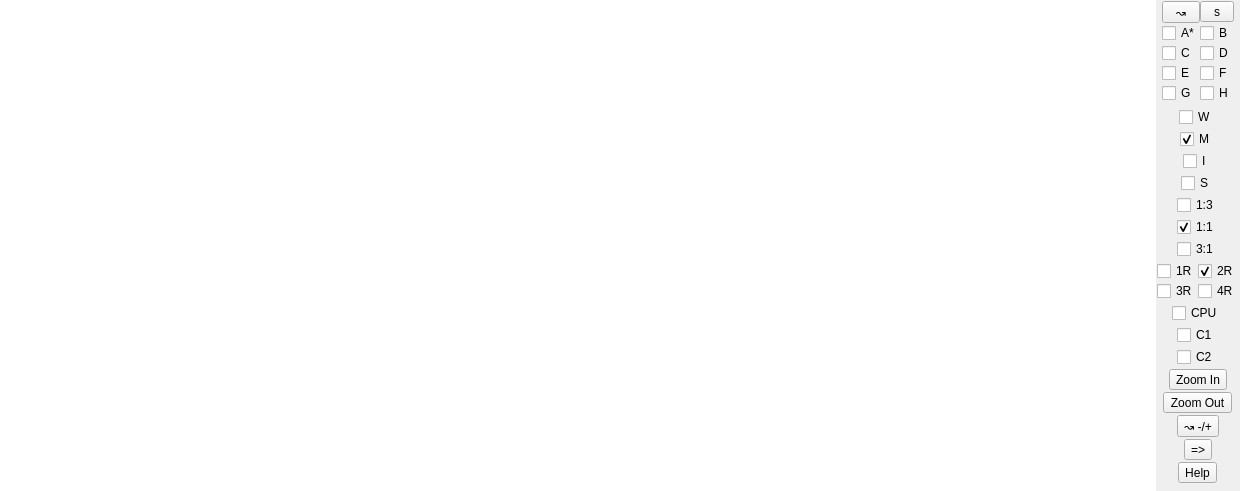
<?xml version='1.0' encoding='UTF-8'?>
<ui version="4.0">
 <class>Mixer_widget</class>
 <widget class="QWidget" name="Mixer_widget">
  <property name="geometry">
   <rect>
    <x>0</x>
    <y>0</y>
    <width>1240</width>
    <height>491</height>
   </rect>
  </property>
  <property name="windowTitle">
   <string>Form</string>
  </property>
  <layout class="QHBoxLayout" name="mixerLayout" stretch="1,0">
   <property name="leftMargin">
    <number>0</number>
   </property>
   <property name="topMargin">
    <number>0</number>
   </property>
   <property name="rightMargin">
    <number>0</number>
   </property>
   <property name="bottomMargin">
    <number>0</number>
   </property>
   <property name="spacing">
    <number>0</number>
   </property>
   <item>
    <layout class="QVBoxLayout" name="verticalLayout" stretch="1">
     <property name="spacing">
      <number>0</number>
     </property>
     <property name="sizeConstraint">
      <enum>QLayout::SetDefaultConstraint</enum>
     </property>
     <property name="leftMargin">
      <number>0</number>
     </property>
     <property name="topMargin">
      <number>0</number>
     </property>
     <property name="rightMargin">
      <number>0</number>
     </property>
     <property name="bottomMargin">
      <number>0</number>
     </property>
     <item>
      <widget class="QGraphicsView" name="view">
       <property name="autoFillBackground">
        <bool>true</bool>
       </property>
       <property name="styleSheet">
        <string notr="true" />
       </property>
       <property name="frameShape">
        <enum>QFrame::NoFrame</enum>
       </property>
       <property name="frameShadow">
        <enum>QFrame::Sunken</enum>
       </property>
       <property name="lineWidth">
        <number>0</number>
       </property>
       <property name="renderHints">
        <set>QPainter::Antialiasing|QPainter::SmoothPixmapTransform|QPainter::TextAntialiasing</set>
       </property>
       <property name="dragMode">
        <enum>QGraphicsView::RubberBandDrag</enum>
       </property>
      </widget>
     </item>
    </layout>
   </item>
   <item>
    <widget class="QWidget" name="bar_widget">
     <layout class="QVBoxLayout" name="sidebarLayout">
      <property name="leftMargin">
       <number>1</number>
      </property>
      <property name="topMargin">
       <number>1</number>
      </property>
      <property name="rightMargin">
       <number>1</number>
      </property>
      <property name="bottomMargin">
       <number>1</number>
      </property>
      <property name="spacing">
       <number>2</number>
      </property>
      <item alignment="Qt::AlignHCenter">
       <widget class="QWidget" name="snapshot_widget">
        <layout class="QGridLayout" name="snapshotLayout">
         <property name="spacing">
          <number>0</number>
         </property>
         <property name="leftMargin">
          <number>0</number>
         </property>
         <property name="rightMargin">
          <number>0</number>
         </property>
         <property name="topMargin">
          <number>0</number>
         </property>
         <property name="bottomMargin">
          <number>0</number>
         </property>
         <item row="0" column="0">
          <widget class="QToolButton" name="ab_reset">
           <property name="toolTip">
            <string>Reset A/B testing</string>
           </property>
           <property name="text">
            <string>↝</string>
           </property>
           <property name="sizePolicy">
            <sizepolicy hsizetype="Expanding" vsizetype="Fixed">
             <horstretch>0</horstretch>
             <verstretch>0</verstretch>
            </sizepolicy>
           </property>
          </widget>
         </item>
         <item row="0" column="1">
          <widget class="QToolButton" name="ab_settings_button">
           <property name="toolTip">
            <string>Configure A/B settings</string>
           </property>
           <property name="text">
            <string>s</string>
           </property>
           <property name="sizePolicy">
            <sizepolicy hsizetype="Expanding" vsizetype="Fixed">
             <horstretch>0</horstretch>
             <verstretch>0</verstretch>
            </sizepolicy>
           </property>
          </widget>
         </item>
         <item row="1" column="0">
          <widget class="QCheckBox" name="ab_a">
           <property name="toolTip">
            <string>Select setting A</string>
           </property>
           <property name="text">
            <string>A*</string>
           </property>
           <property name="checked">
            <bool>false</bool>
           </property>
           <attribute name="buttonGroup">
            <string notr="true">buttonGroup</string>
           </attribute>
           <property name="sizePolicy">
            <sizepolicy hsizetype="Expanding" vsizetype="Fixed">
             <horstretch>0</horstretch>
             <verstretch>0</verstretch>
            </sizepolicy>
           </property>
          </widget>
         </item>
         <item row="1" column="1">
          <widget class="QCheckBox" name="ab_b">
           <property name="toolTip">
            <string>Select setting B</string>
           </property>
           <property name="text">
            <string>B</string>
           </property>
           <attribute name="buttonGroup">
            <string notr="true">buttonGroup</string>
           </attribute>
           <property name="sizePolicy">
            <sizepolicy hsizetype="Expanding" vsizetype="Fixed">
             <horstretch>0</horstretch>
             <verstretch>0</verstretch>
            </sizepolicy>
           </property>
          </widget>
         </item>
         <item row="2" column="0">
          <widget class="QCheckBox" name="ab_c">
           <property name="toolTip">
            <string>Select setting C</string>
           </property>
           <property name="text">
            <string>C</string>
           </property>
           <attribute name="buttonGroup">
            <string notr="true">buttonGroup</string>
           </attribute>
           <property name="sizePolicy">
            <sizepolicy hsizetype="Expanding" vsizetype="Fixed">
             <horstretch>0</horstretch>
             <verstretch>0</verstretch>
            </sizepolicy>
           </property>
          </widget>
         </item>
         <item row="2" column="1">
          <widget class="QCheckBox" name="ab_d">
           <property name="toolTip">
            <string>Select setting D</string>
           </property>
           <property name="text">
            <string>D</string>
           </property>
           <attribute name="buttonGroup">
            <string notr="true">buttonGroup</string>
           </attribute>
           <property name="sizePolicy">
            <sizepolicy hsizetype="Expanding" vsizetype="Fixed">
             <horstretch>0</horstretch>
             <verstretch>0</verstretch>
            </sizepolicy>
           </property>
          </widget>
         </item>
         <item row="3" column="0">
          <widget class="QCheckBox" name="ab_e">
           <property name="toolTip">
            <string>Select setting E</string>
           </property>
           <property name="text">
            <string>E</string>
           </property>
           <attribute name="buttonGroup">
            <string notr="true">buttonGroup</string>
           </attribute>
           <property name="sizePolicy">
            <sizepolicy hsizetype="Expanding" vsizetype="Fixed">
             <horstretch>0</horstretch>
             <verstretch>0</verstretch>
            </sizepolicy>
           </property>
          </widget>
         </item>
         <item row="3" column="1">
          <widget class="QCheckBox" name="ab_f">
           <property name="toolTip">
            <string>Select setting F</string>
           </property>
           <property name="text">
            <string>F</string>
           </property>
           <attribute name="buttonGroup">
            <string notr="true">buttonGroup</string>
           </attribute>
           <property name="sizePolicy">
            <sizepolicy hsizetype="Expanding" vsizetype="Fixed">
             <horstretch>0</horstretch>
             <verstretch>0</verstretch>
            </sizepolicy>
           </property>
          </widget>
         </item>
         <item row="4" column="0">
          <widget class="QCheckBox" name="ab_g">
           <property name="toolTip">
            <string>Select setting G</string>
           </property>
           <property name="text">
            <string>G</string>
           </property>
           <attribute name="buttonGroup">
            <string notr="true">buttonGroup</string>
           </attribute>
           <property name="sizePolicy">
            <sizepolicy hsizetype="Expanding" vsizetype="Fixed">
             <horstretch>0</horstretch>
             <verstretch>0</verstretch>
            </sizepolicy>
           </property>
          </widget>
         </item>
         <item row="4" column="1">
          <widget class="QCheckBox" name="ab_h">
           <property name="toolTip">
            <string>Select setting H</string>
           </property>
           <property name="text">
            <string>H</string>
           </property>
           <attribute name="buttonGroup">
            <string notr="true">buttonGroup</string>
           </attribute>
           <property name="sizePolicy">
            <sizepolicy hsizetype="Expanding" vsizetype="Fixed">
             <horstretch>0</horstretch>
             <verstretch>0</verstretch>
            </sizepolicy>
           </property>
          </widget>
         </item>
        </layout>
       </widget>
      </item>
      <item alignment="Qt::AlignHCenter">
       <widget class="QCheckBox" name="window_mode">
        <property name="toolTip">
         <string>Show mixer in separate window</string>
        </property>
        <property name="text">
         <string>W</string>
        </property>
        <property name="sizePolicy">
         <sizepolicy hsizetype="Expanding" vsizetype="Fixed">
          <horstretch>0</horstretch>
          <verstretch>0</verstretch>
         </sizepolicy>
        </property>
       </widget>
      </item>
      <item alignment="Qt::AlignHCenter">
       <widget class="QCheckBox" name="show_modular">
        <property name="toolTip">
         <string>Show modular mixer</string>
        </property>
        <property name="text">
         <string>M</string>
        </property>
        <property name="checked">
         <bool>true</bool>
        </property>
        <property name="sizePolicy">
         <sizepolicy hsizetype="Expanding" vsizetype="Fixed">
          <horstretch>0</horstretch>
          <verstretch>0</verstretch>
         </sizepolicy>
        </property>
       </widget>
      </item>
      <item alignment="Qt::AlignHCenter">
       <widget class="QCheckBox" name="include_instrument_widget">
        <property name="toolTip">
         <string>Show instrument widget inside the mixer</string>
        </property>
        <property name="text">
         <string>I</string>
        </property>
        <property name="sizePolicy">
         <sizepolicy hsizetype="Expanding" vsizetype="Fixed">
          <horstretch>0</horstretch>
          <verstretch>0</verstretch>
         </sizepolicy>
        </property>
       </widget>
      </item>
      <item alignment="Qt::AlignHCenter">
       <widget class="QCheckBox" name="include_sequencer_widget">
        <property name="toolTip">
         <string>Show sequencer widget inside the mixer</string>
        </property>
        <property name="text">
         <string>S</string>
        </property>
        <property name="sizePolicy">
         <sizepolicy hsizetype="Expanding" vsizetype="Fixed">
          <horstretch>0</horstretch>
          <verstretch>0</verstretch>
         </sizepolicy>
        </property>
       </widget>
      </item>
      <item alignment="Qt::AlignHCenter">
       <widget class="QWidget" name="strips_layout_widget" native="true">
        <layout class="QVBoxLayout" name="strips_layout">
         <property name="spacing">
          <number>2</number>
         </property>
         <property name="leftMargin">
          <number>0</number>
         </property>
         <property name="topMargin">
          <number>0</number>
         </property>
         <property name="rightMargin">
          <number>0</number>
         </property>
         <property name="bottomMargin">
          <number>0</number>
         </property>
         <item alignment="Qt::AlignHCenter">
          <widget class="QCheckBox" name="ratio13">
           <property name="text">
            <string>1:3</string>
           </property>
           <attribute name="buttonGroup">
            <string notr="true">buttonGroup_4</string>
           </attribute>
           <property name="sizePolicy">
            <sizepolicy hsizetype="Expanding" vsizetype="Fixed">
             <horstretch>0</horstretch>
             <verstretch>0</verstretch>
            </sizepolicy>
           </property>
          </widget>
         </item>
         <item alignment="Qt::AlignHCenter">
          <widget class="QCheckBox" name="ratio1">
           <property name="text">
            <string>1:1</string>
           </property>
           <property name="checked">
            <bool>true</bool>
           </property>
           <attribute name="buttonGroup">
            <string notr="true">buttonGroup_4</string>
           </attribute>
           <property name="sizePolicy">
            <sizepolicy hsizetype="Expanding" vsizetype="Fixed">
             <horstretch>0</horstretch>
             <verstretch>0</verstretch>
            </sizepolicy>
           </property>
          </widget>
         </item>
         <item alignment="Qt::AlignHCenter">
          <widget class="QCheckBox" name="ratio31">
           <property name="text">
            <string>3:1</string>
           </property>
           <attribute name="buttonGroup">
            <string notr="true">buttonGroup_4</string>
           </attribute>
           <property name="sizePolicy">
            <sizepolicy hsizetype="Expanding" vsizetype="Fixed">
             <horstretch>0</horstretch>
             <verstretch>0</verstretch>
            </sizepolicy>
           </property>
          </widget>
         </item>
         <item alignment="Qt::AlignHCenter">
          <widget class="QWidget" name="rows_grid_widget">
           <layout class="QGridLayout" name="rows_grid">
            <property name="spacing">
             <number>0</number>
            </property>
            <property name="leftMargin">
             <number>0</number>
            </property>
            <property name="topMargin">
             <number>0</number>
            </property>
            <property name="rightMargin">
             <number>0</number>
            </property>
            <property name="bottomMargin">
             <number>0</number>
            </property>
            <item row="0" column="0">
             <widget class="QCheckBox" name="rows1">
              <property name="text">
               <string>1R</string>
              </property>
              <attribute name="buttonGroup">
               <string notr="true">buttonGroup_5</string>
              </attribute>
              <property name="sizePolicy">
               <sizepolicy hsizetype="Expanding" vsizetype="Fixed">
                <horstretch>0</horstretch>
                <verstretch>0</verstretch>
               </sizepolicy>
              </property>
             </widget>
            </item>
            <item row="0" column="1">
             <widget class="QCheckBox" name="rows2">
              <property name="text">
               <string>2R</string>
              </property>
              <property name="checked">
               <bool>true</bool>
              </property>
              <attribute name="buttonGroup">
               <string notr="true">buttonGroup_5</string>
              </attribute>
              <property name="sizePolicy">
               <sizepolicy hsizetype="Expanding" vsizetype="Fixed">
                <horstretch>0</horstretch>
                <verstretch>0</verstretch>
               </sizepolicy>
              </property>
             </widget>
            </item>
            <item row="1" column="0">
             <widget class="QCheckBox" name="rows3">
              <property name="text">
               <string>3R</string>
              </property>
              <attribute name="buttonGroup">
               <string notr="true">buttonGroup_5</string>
              </attribute>
              <property name="sizePolicy">
               <sizepolicy hsizetype="Expanding" vsizetype="Fixed">
                <horstretch>0</horstretch>
                <verstretch>0</verstretch>
               </sizepolicy>
              </property>
             </widget>
            </item>
            <item row="1" column="1">
             <widget class="QCheckBox" name="rows4">
              <property name="text">
               <string>4R</string>
              </property>
              <attribute name="buttonGroup">
               <string notr="true">buttonGroup_5</string>
              </attribute>
              <property name="sizePolicy">
               <sizepolicy hsizetype="Expanding" vsizetype="Fixed">
                <horstretch>0</horstretch>
                <verstretch>0</verstretch>
               </sizepolicy>
              </property>
             </widget>
            </item>
           </layout>
          </widget>
         </item>
        </layout>
       </widget>
      </item>
      <item alignment="Qt::AlignHCenter">
       <widget class="QCheckBox" name="show_cpu_usage">
        <property name="toolTip">
         <string>Show CPU usage for each module</string>
        </property>
        <property name="text">
         <string>CPU</string>
        </property>
        <property name="sizePolicy">
         <sizepolicy hsizetype="Expanding" vsizetype="Fixed">
          <horstretch>0</horstretch>
          <verstretch>0</verstretch>
         </sizepolicy>
        </property>
       </widget>
      </item>
      <item alignment="Qt::AlignHCenter">
       <widget class="QCheckBox" name="connections_visibility">
        <property name="toolTip">
         <string>Show audio connections</string>
        </property>
        <property name="text">
         <string>C1</string>
        </property>
        <property name="sizePolicy">
         <sizepolicy hsizetype="Expanding" vsizetype="Fixed">
          <horstretch>0</horstretch>
          <verstretch>0</verstretch>
         </sizepolicy>
        </property>
       </widget>
      </item>
      <item alignment="Qt::AlignHCenter">
       <widget class="QCheckBox" name="bus_connections_visibility">
        <property name="toolTip">
         <string>Show bus connections (main bus connections are always visible)</string>
        </property>
        <property name="text">
         <string>C2</string>
        </property>
        <property name="sizePolicy">
         <sizepolicy hsizetype="Expanding" vsizetype="Fixed">
          <horstretch>0</horstretch>
          <verstretch>0</verstretch>
         </sizepolicy>
        </property>
       </widget>
      </item>
      <item alignment="Qt::AlignHCenter">
       <widget class="QToolButton" name="zoomin_button">
        <property name="text">
         <string>Zoom In</string>
        </property>
        <property name="sizePolicy">
         <sizepolicy hsizetype="Expanding" vsizetype="Fixed">
          <horstretch>0</horstretch>
          <verstretch>0</verstretch>
         </sizepolicy>
        </property>
       </widget>
      </item>
      <item alignment="Qt::AlignHCenter">
       <widget class="QToolButton" name="zoomout_button">
        <property name="text">
         <string>Zoom Out</string>
        </property>
        <property name="sizePolicy">
         <sizepolicy hsizetype="Expanding" vsizetype="Fixed">
          <horstretch>0</horstretch>
          <verstretch>0</verstretch>
         </sizepolicy>
        </property>
       </widget>
      </item>
      <item alignment="Qt::AlignHCenter">
       <widget class="QToolButton" name="zoomreset_button">
        <property name="toolTip">
         <string>Set default zoom level</string>
        </property>
        <property name="text">
         <string>↝ -/+</string>
        </property>
        <property name="sizePolicy">
         <sizepolicy hsizetype="Expanding" vsizetype="Fixed">
          <horstretch>0</horstretch>
          <verstretch>0</verstretch>
         </sizepolicy>
        </property>
       </widget>
      </item>
      <item alignment="Qt::AlignHCenter">
       <widget class="QToolButton" name="mixer_direction_menu_button">
        <property name="text">
         <string>=&gt;</string>
        </property>
        <property name="sizePolicy">
         <sizepolicy hsizetype="Expanding" vsizetype="Fixed">
          <horstretch>0</horstretch>
          <verstretch>0</verstretch>
         </sizepolicy>
        </property>
       </widget>
      </item>
      <item alignment="Qt::AlignHCenter">
       <widget class="QToolButton" name="help_button">
        <property name="text">
         <string>Help</string>
        </property>
        <property name="sizePolicy">
         <sizepolicy hsizetype="Expanding" vsizetype="Fixed">
          <horstretch>0</horstretch>
          <verstretch>0</verstretch>
         </sizepolicy>
        </property>
       </widget>
      </item>
      <item>
       <spacer name="sidebarSpacer">
        <property name="orientation">
         <enum>Qt::Vertical</enum>
        </property>
        <property name="sizeType">
         <enum>QSizePolicy::Expanding</enum>
        </property>
       </spacer>
      </item>
     </layout>
     <property name="autoFillBackground">
      <bool>true</bool>
     </property>
     <property name="sizePolicy">
      <sizepolicy hsizetype="Fixed" vsizetype="Expanding">
       <horstretch>0</horstretch>
       <verstretch>0</verstretch>
      </sizepolicy>
     </property>
    </widget>
   </item>
  </layout>
 </widget>
 <resources />
 <connections />
 <buttongroups>
  <buttongroup name="buttonGroup_4" />
  <buttongroup name="buttonGroup_5" />
  <buttongroup name="buttonGroup" />
 </buttongroups>
</ui>
